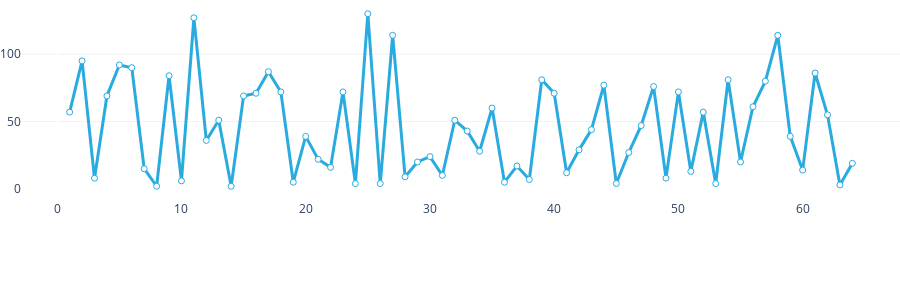

Here is the notebook cell this chart was saved with:
### Code cell
fig_conf = go.Figure()
fig_conf.add_trace(go.Scatter(x=df.index, y=df.decrease,  
                              mode='lines+markers',
                              name='Something',
                              line=dict(color='#29abe0', width=3),
                              marker=dict(size=6, color='white',
                                               line=dict(width=1,color='#29abe0'))))
fig_conf.update_layout( plot_bgcolor='white',
                        paper_bgcolor='white',
                        yaxis=dict(gridcolor='rgba(203, 210, 211,.3)'),
                        legend_orientation="h",
                        height=300,
                        margin=dict(
                            l=0,
                            r=0,
                            b=100,
                            t=0,
                            pad=0)
 )

### Figure 1 — Plotly figure (JSON) as saved in the notebook; plotly's stock layout.template omitted (floating-point values rounded to 4 significant figures)
{"data": [{"line": {"color": "#29abe0", "width": 3}, "marker": {"color": "white", "line": {"color": "#29abe0", "width": 1}, "size": 6}, "mode": "lines+markers", "name": "Something", "type": "scatter", "x": [1, 2, 3, 4, 5, 6, 7, 8, 9, 10, 11, 12, 13, 14, 15, 16, 17, 18, 19, 20, 21, 22, 23, 24, 25, 26, 27, 28, 29, 30, 31, 32, 33, 34, 35, 36, 37, 38, 39, 40, 41, 42, 43, 44, 45, 46, 47, 48, 49, 50, 51, 52, 53, 54, 55, 56, 57, 58, 59, 60, 61, 62, 63, 64], "y": [57, 95, 8, 69, 92, 90, 15, 2, 84, 6, 127, 36, 51, 2, 69, 71, 87, 72, 5, 39, 22, 16, 72, 4, 130, 4, 114, 9, 20, 24, 10, 51, 43, 28, 60, 5, 17, 7, 81, 71, 12, 29, 44, 77, 4, 27, 47, 76, 8, 72, 13, 57, 4, 81, 20, 61, 80, 114, 39, 14, 86, 55, 3, 19]}], "layout": {"height": 300, "legend": {"orientation": "h"}, "margin": {"b": 100, "l": 0, "pad": 0, "r": 0, "t": 0}, "paper_bgcolor": "white", "plot_bgcolor": "white", "yaxis": {"gridcolor": "rgba(203, 210, 211,.3)"}}}
